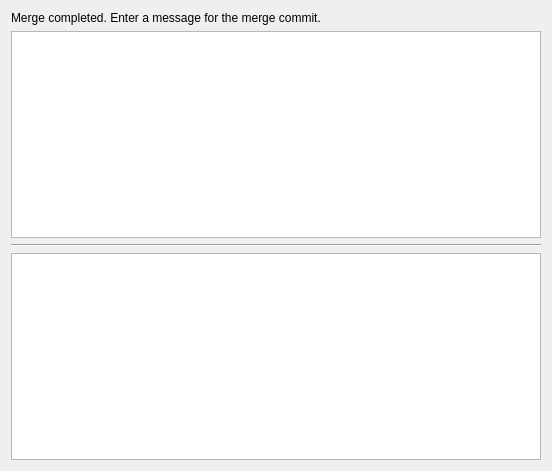
<ui version="4.0" >
 <class>mergeCommit</class>
 <widget class="QWidget" name="mergeCommit" >
  <property name="geometry" >
   <rect>
    <x>0</x>
    <y>0</y>
    <width>552</width>
    <height>471</height>
   </rect>
  </property>
  <property name="windowTitle" >
   <string>Form</string>
  </property>
  <layout class="QVBoxLayout" name="verticalLayout" >
   <item>
    <widget class="QLabel" name="mergeCommitLabel" >
     <property name="text" >
      <string>Merge completed. Enter a message for the merge commit.</string>
     </property>
    </widget>
   </item>
   <item>
    <widget class="QTextEdit" name="messageTextEdit" />
   </item>
   <item>
    <widget class="Line" name="line" >
     <property name="orientation" >
      <enum>Qt::Horizontal</enum>
     </property>
    </widget>
   </item>
   <item>
    <widget class="QTableView" name="statusView" />
   </item>
  </layout>
 </widget>
 <resources/>
 <connections/>
</ui>
